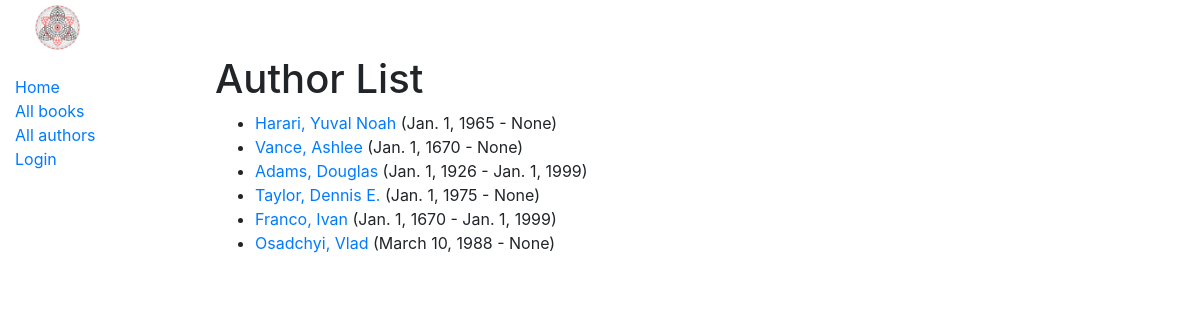
Screenshot of /catalog/authors/ with the database file from the repository.
### catalog/models.py (models this page shows, shortened)
class Author(models.Model):
    first_name = models.CharField(max_length=100)
    last_name = models.CharField(max_length=100)
    date_of_birth = models.DateField(null=True, blank=True)
    date_of_death = models.DateField('died', null=True, blank=True)
    def get_absolute_url(self):
        return reverse('author-detail', args=[str(self.id)])

### catalog/views.py (the view)
# urls.py: path('authors/', views.AuthorListView.as_view(), name='authors'),
class AuthorListView(generic.ListView):
    model = Author
    paginate_by = 10
    def get_context_data(self, **kwargs):
        context = super(AuthorListView, self).get_context_data(**kwargs)
        context['some_data'] = 'This is just some data'
        return context

### catalog/templates/catalog/author_list.html (shortened to what this page needs)
{% extends "base_generic.html" %}
{% block content %}
  <h1>Author List</h1>
  {% if author_list %}
  <ul>
    {% for author in author_list %}
      <li>
        <a href="{{ author.get_absolute_url }}">{{ author.last_name }}, {{ author.first_name }}</a> ({{author.date_of_birth}} - {{author.date_of_death}})
      </li>
    {% endfor %}
  </ul>
  {% else %}
    <p>There are no Authors to show.</p>
  {% endif %}
{% endblock %}

### rows the page displays
Author: last_name "Harari", first_name "Yuval Noah", date_of_birth "Jan. 1, 1965", date_of_death "None"
Author: last_name "Vance", first_name "Ashlee", date_of_birth "Jan. 1, 1670", date_of_death "None"
Author: last_name "Adams", first_name "Douglas", date_of_birth "Jan. 1, 1926", date_of_death "Jan. 1, 1999"
Author: last_name "Taylor", first_name "Dennis E.", date_of_birth "Jan. 1, 1975", date_of_death "None"
Author: last_name "Franco", first_name "Ivan", date_of_birth "Jan. 1, 1670", date_of_death "Jan. 1, 1999"
Author: last_name "Osadchyi", first_name "Vlad", date_of_birth "March 10, 1988", date_of_death "None"
